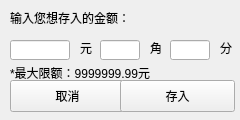
<?xml version="1.0" encoding="UTF-8"?>
<ui version="4.0">
 <class>deposit</class>
 <widget class="QWidget" name="deposit">
  <property name="geometry">
   <rect>
    <x>0</x>
    <y>0</y>
    <width>240</width>
    <height>120</height>
   </rect>
  </property>
  <property name="windowTitle">
   <string>Form</string>
  </property>
  <widget class="QLineEdit" name="yuan">
   <property name="geometry">
    <rect>
     <x>10</x>
     <y>40</y>
     <width>60</width>
     <height>20</height>
    </rect>
   </property>
   <property name="maxLength">
    <number>7</number>
   </property>
   <property name="clearButtonEnabled">
    <bool>true</bool>
   </property>
  </widget>
  <widget class="QLabel" name="label">
   <property name="geometry">
    <rect>
     <x>10</x>
     <y>10</y>
     <width>171</width>
     <height>16</height>
    </rect>
   </property>
   <property name="text">
    <string>输入您想存入的金额：</string>
   </property>
  </widget>
  <widget class="QLineEdit" name="jiao">
   <property name="geometry">
    <rect>
     <x>100</x>
     <y>40</y>
     <width>40</width>
     <height>20</height>
    </rect>
   </property>
   <property name="maxLength">
    <number>1</number>
   </property>
   <property name="clearButtonEnabled">
    <bool>true</bool>
   </property>
  </widget>
  <widget class="QLineEdit" name="fen">
   <property name="geometry">
    <rect>
     <x>170</x>
     <y>40</y>
     <width>40</width>
     <height>20</height>
    </rect>
   </property>
   <property name="maxLength">
    <number>1</number>
   </property>
   <property name="clearButtonEnabled">
    <bool>true</bool>
   </property>
  </widget>
  <widget class="QLabel" name="label_2">
   <property name="geometry">
    <rect>
     <x>80</x>
     <y>40</y>
     <width>59</width>
     <height>16</height>
    </rect>
   </property>
   <property name="text">
    <string>元</string>
   </property>
  </widget>
  <widget class="QLabel" name="label_3">
   <property name="geometry">
    <rect>
     <x>150</x>
     <y>40</y>
     <width>59</width>
     <height>16</height>
    </rect>
   </property>
   <property name="text">
    <string>角</string>
   </property>
  </widget>
  <widget class="QLabel" name="label_4">
   <property name="geometry">
    <rect>
     <x>220</x>
     <y>40</y>
     <width>59</width>
     <height>16</height>
    </rect>
   </property>
   <property name="text">
    <string>分</string>
   </property>
  </widget>
  <widget class="QPushButton" name="cancel">
   <property name="geometry">
    <rect>
     <x>10</x>
     <y>80</y>
     <width>115</width>
     <height>32</height>
    </rect>
   </property>
   <property name="text">
    <string>取消</string>
   </property>
  </widget>
  <widget class="QPushButton" name="deposit_2">
   <property name="geometry">
    <rect>
     <x>120</x>
     <y>80</y>
     <width>115</width>
     <height>32</height>
    </rect>
   </property>
   <property name="text">
    <string>存入</string>
   </property>
  </widget>
  <widget class="QLabel" name="label_5">
   <property name="geometry">
    <rect>
     <x>10</x>
     <y>65</y>
     <width>181</width>
     <height>16</height>
    </rect>
   </property>
   <property name="text">
    <string>*最大限额：9999999.99元</string>
   </property>
  </widget>
 </widget>
 <tabstops>
  <tabstop>yuan</tabstop>
  <tabstop>jiao</tabstop>
  <tabstop>fen</tabstop>
  <tabstop>cancel</tabstop>
  <tabstop>deposit_2</tabstop>
 </tabstops>
 <resources/>
 <connections>
  <connection>
   <sender>yuan</sender>
   <signal>returnPressed()</signal>
   <receiver>deposit_2</receiver>
   <slot>setFocus()</slot>
   <hints>
    <hint type="sourcelabel">
     <x>43</x>
     <y>46</y>
    </hint>
    <hint type="destinationlabel">
     <x>171</x>
     <y>102</y>
    </hint>
   </hints>
  </connection>
  <connection>
   <sender>jiao</sender>
   <signal>returnPressed()</signal>
   <receiver>deposit_2</receiver>
   <slot>setFocus()</slot>
   <hints>
    <hint type="sourcelabel">
     <x>134</x>
     <y>57</y>
    </hint>
    <hint type="destinationlabel">
     <x>182</x>
     <y>92</y>
    </hint>
   </hints>
  </connection>
  <connection>
   <sender>fen</sender>
   <signal>returnPressed()</signal>
   <receiver>deposit_2</receiver>
   <slot>setFocus()</slot>
   <hints>
    <hint type="sourcelabel">
     <x>197</x>
     <y>58</y>
    </hint>
    <hint type="destinationlabel">
     <x>215</x>
     <y>107</y>
    </hint>
   </hints>
  </connection>
 </connections>
</ui>
